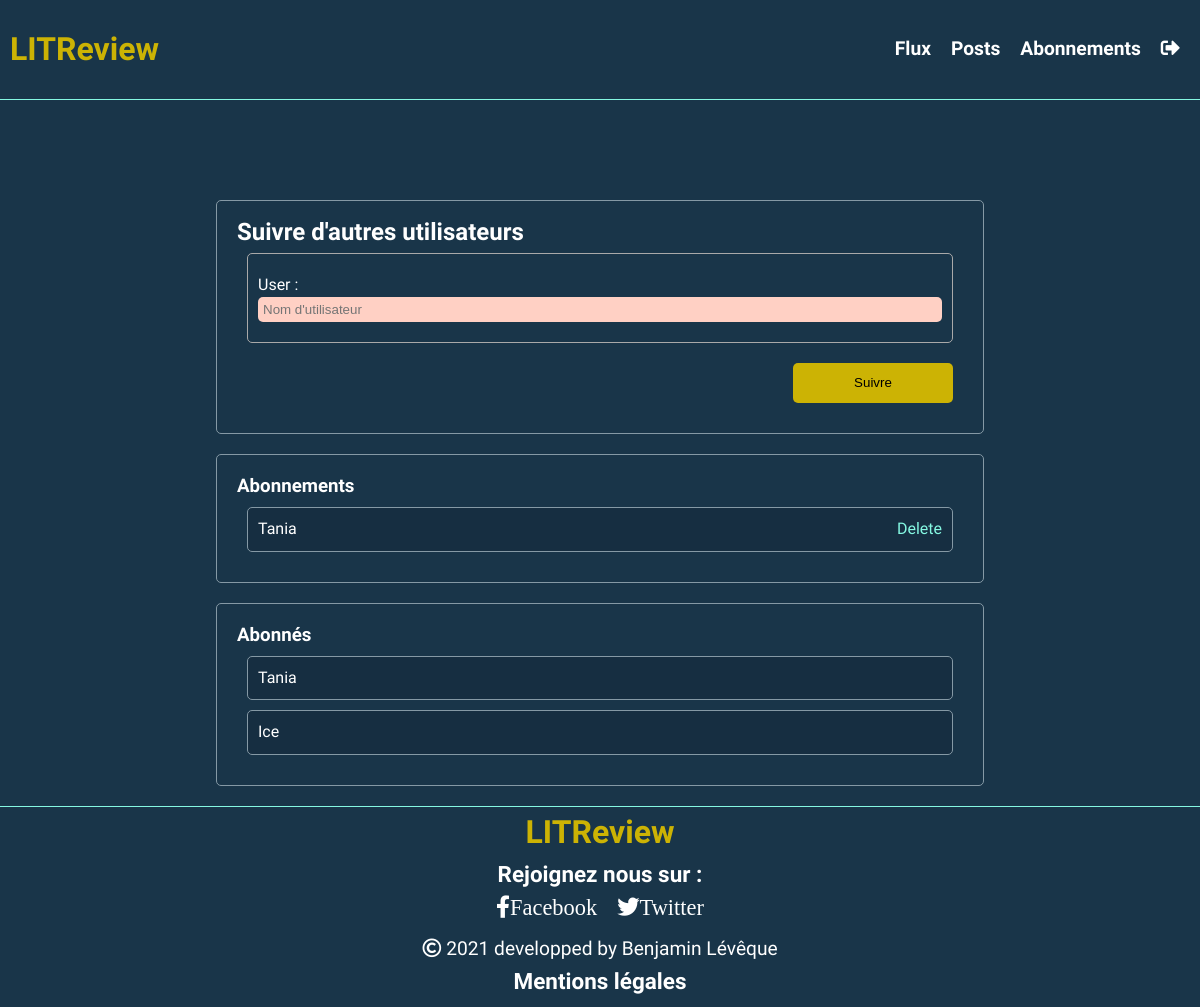
/follows/ (signed in), run on an earlier commit of the app's database.
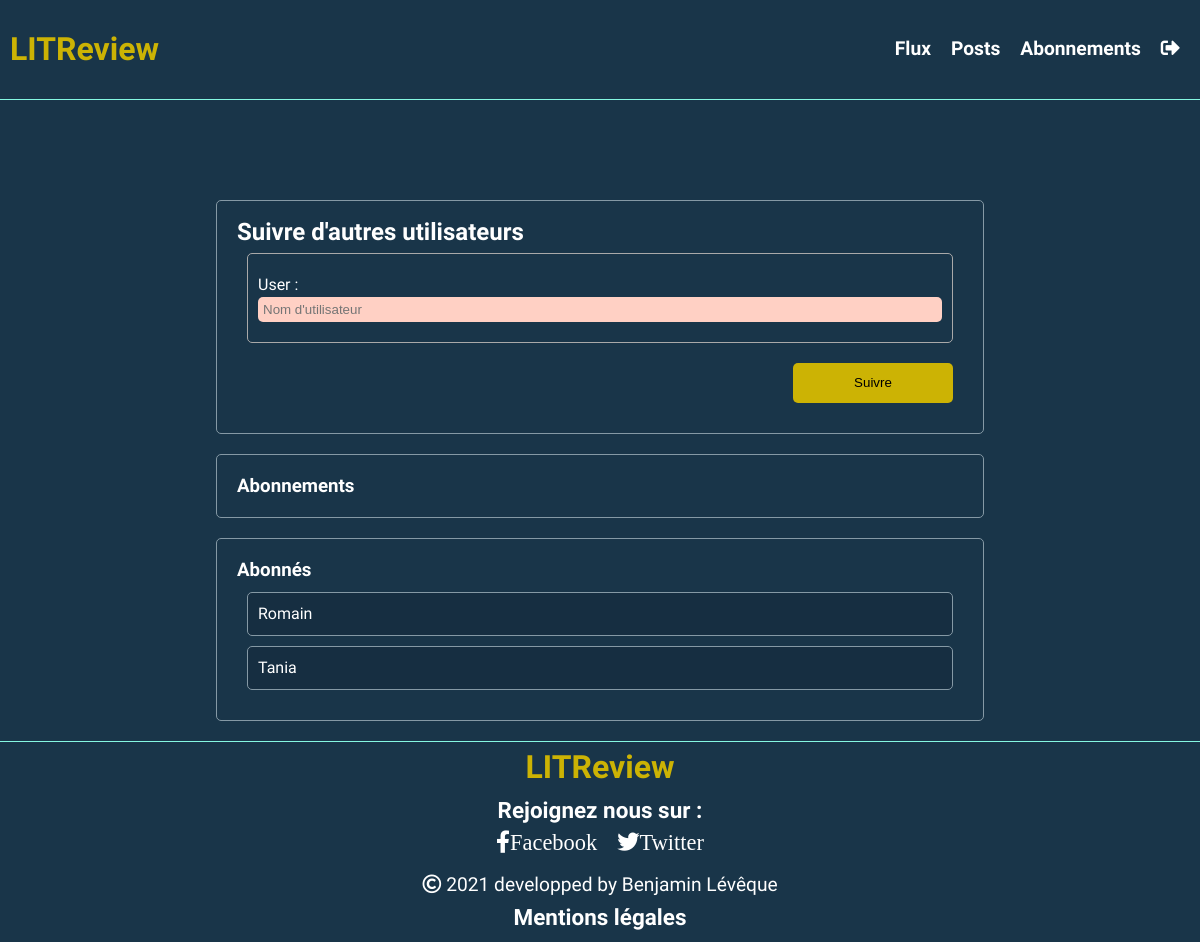
And on a later commit of the database.
### reviews/models.py (models this page shows, shortened)
class UserFollows(models.Model):
    user = models.ForeignKey(
        to=CustomUserModel, on_delete=models.CASCADE, related_name="following"
    )
    followed_user = models.ForeignKey(
        to=CustomUserModel, on_delete=models.CASCADE, related_name="followed_by"
    )
    class Meta:
        unique_together = ('user', 'followed_user',)
        verbose_name = "UserFollow"

### accounts/models.py (models this page shows)
class CustomUser(AbstractUser):
    pass

### reviews/views.py (the view, shortened to what this page needs)
# urls.py: path('follows/', FollowCreateView.as_view(), name='create-follow'),
class FollowCreateView(LoginRequiredMixin, CreateView):
    model = UserFollows
    form_class = CustomFollowForm
    template_name = "reviews/follow_create.html"
    def get_form_kwargs(self):
        kwargs = super(FollowCreateView, self).get_form_kwargs()
        kwargs.update({'request_user': self.request.user})
        return kwargs
    def get_context_data(self, **kwargs):
        context = super(FollowCreateView, self).get_context_data(**kwargs)
        users_following = self.model.objects.filter(user=self.request.user)
        users_follower = self.model.objects.filter(followed_user=self.request.user)
        context["users_following"] = users_following
        context["users_follower"] = users_follower
        return context

### reviews/forms.py (shortened to what this page needs)
class CustomFollowForm(forms.ModelForm):
    def __init__(self, *args, **kwargs):
        self.request_user = kwargs.pop(
            'request_user')
        super(CustomFollowForm, self).__init__(*args, **kwargs)
    user = forms.CharField(
        max_length=200, widget=forms.TextInput(attrs={"placeholder": "Nom d'utilisateur"})
    )
    class Meta:
        model = UserFollows
        fields = ["user", ]

### reviews/templates/reviews/follow_create.html (shortened to what this page needs)
{% extends 'base.html' %}
{% block navigation %}
{% include "reviews/nav.html" %}
{% endblock %}
{% block content %}
<div class="follow-container">
    <h2>Suivre d'autres utilisateurs</h2>
    <form method="POST">
        <div class="follow-form">
            {{ form.as_p }}
        </div>
        <div class="ticket_btn-container">
            <input class="envoyer-btn" type="submit" value="Suivre">
        </div>
    </form>
</div>
<div class="follower-container">
    <div class="follower-title">
        <h3>Abonnements</h3>
    </div>
    {% for user_follow in users_follower %}
    <div class="follower-content">
        <div class="follower-user">
            <p>{{user_follow.user}}</p>
        </div>
        <div class="follower-btn">
            <a class="" href="{% url 'flux:delete-follow' pk=user_follow.id %}">Delete</a>
        </div>
    </div>
    {% endfor %}
</div>
<div class="followed-container">
    <div class="followed-title">
        <h3>Abonnés</h3>
    </div>
    {% for user_follow in users_following %}
    <div class="followed-user">
        <p>{{user_follow.followed_user}}</p>
    </div>
    {% endfor %}
</div>
{% endblock %}

What changed in the data, as far as the page shows it:
removed UserFollows: followed_user "Tania", shown under "Abonnés"
no longer on this page (row edited): UserFollows: followed_user "Ice", shown under "Abonnés"
added UserFollows: followed_user "Romain", shown under "Abonnés"
changed UserFollows "Tania": moves from the list under "Abonnements" to the list under "Abonnés"
